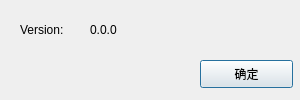
<?xml version="1.0" encoding="UTF-8"?>
<ui version="4.0">
 <class>About</class>
 <widget class="QDialog" name="About">
  <property name="geometry">
   <rect>
    <x>0</x>
    <y>0</y>
    <width>300</width>
    <height>100</height>
   </rect>
  </property>
  <property name="minimumSize">
   <size>
    <width>300</width>
    <height>100</height>
   </size>
  </property>
  <property name="maximumSize">
   <size>
    <width>300</width>
    <height>100</height>
   </size>
  </property>
  <property name="windowTitle">
   <string>关于</string>
  </property>
  <widget class="QPushButton" name="pushButton">
   <property name="geometry">
    <rect>
     <x>200</x>
     <y>60</y>
     <width>93</width>
     <height>28</height>
    </rect>
   </property>
   <property name="text">
    <string>确定</string>
   </property>
  </widget>
  <widget class="QLabel" name="label">
   <property name="geometry">
    <rect>
     <x>20</x>
     <y>20</y>
     <width>69</width>
     <height>19</height>
    </rect>
   </property>
   <property name="text">
    <string>Version:</string>
   </property>
  </widget>
  <widget class="QLabel" name="m_label_version">
   <property name="geometry">
    <rect>
     <x>90</x>
     <y>20</y>
     <width>69</width>
     <height>19</height>
    </rect>
   </property>
   <property name="text">
    <string>0.0.0</string>
   </property>
  </widget>
 </widget>
 <resources/>
 <connections>
  <connection>
   <sender>pushButton</sender>
   <signal>clicked()</signal>
   <receiver>About</receiver>
   <slot>accept()</slot>
   <hints>
    <hint type="sourcelabel">
     <x>246</x>
     <y>73</y>
    </hint>
    <hint type="destinationlabel">
     <x>149</x>
     <y>49</y>
    </hint>
   </hints>
  </connection>
 </connections>
</ui>
